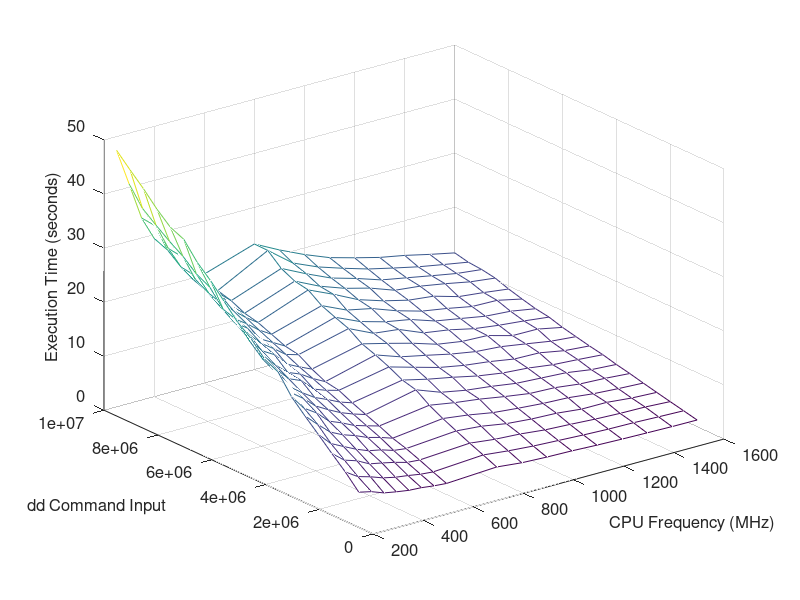

MATLAB code for this plot:
% Read the data file
Data=csvread('Execution Time dd.csv');

% Separate the data
Matrix_Dimension=1000000:500000:10000000;
Frequency=[250 300 350 400 450 500 550 600 800 900 1000 1100 1200 1300 1400 1500 1600];
RawTime=Data(:,3);

% Create a two dimensional matrix which is used for mesh funciton to record
% the execution time
Time=zeros(length(Matrix_Dimension),length(Frequency));
count=1;
for i=1:length(Matrix_Dimension)
    for j=1:length(Frequency)
        Time(i,j)=RawTime(count);
        count=count+1;
    end
end

% Plot the execution time as the function of the frequency and the matrix
% dimentions
mesh(Frequency,Matrix_Dimension,Time)
xlabel('CPU Frequency (MHz)')
ylabel('dd Command Input')
zlabel('Execution Time (seconds)')
set(gca,'FontSize',12);
set(get(gca,'XLabel'),'FontSize',12);
set(get(gca,'YLabel'),'FontSize',12);
set(get(gca,'ZLabel'),'FontSize',12);